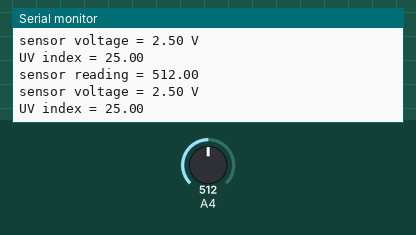
Bench run of a sketch on a simulated Arduino Uno, built with avr-gcc and run on an emulated ATmega328P. Parts: the last lines printed to the serial monitor. The inputs (shaded band) are chosen by the test bench; at power-on: A4 = 512.

Above: at 1.8 s.
1.9 s: A4 set to 716
At 2.8 s:
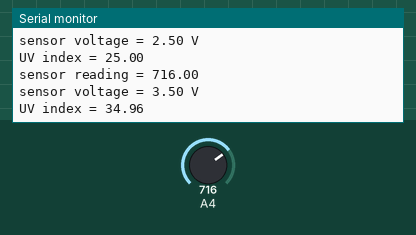
3.4 s: A4 set to 900
At 4.8 s:
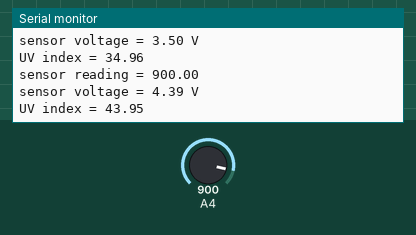
Timing chart, 0 to 6.4 s (numbered marks = the images above; inputs shaded):
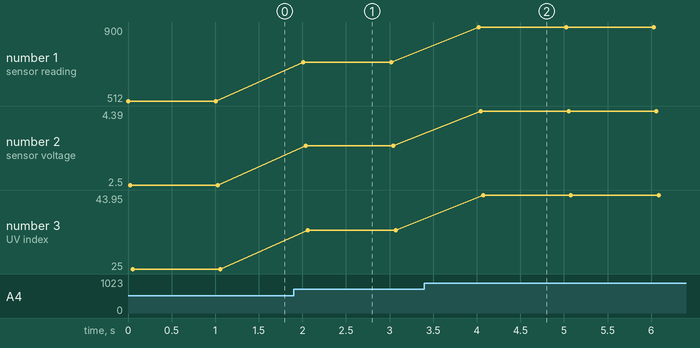

The sketch:

Luz_ultravioleta.ino
```cpp
void setup(void)
{
  Serial.begin(9600);
}

void loop(void)
{

  float sensorVoltage;
  float sensorValue;
  float uVindex;

  sensorValue = analogRead(A4);
  sensorVoltage = sensorValue/1024*5;
  uVindex = sensorVoltage/0.1;
  Serial.print("sensor reading = ");
  Serial.print(sensorValue);
  Serial.println("");
  Serial.print("sensor voltage = ");
  Serial.print(sensorVoltage);
  Serial.println(" V");
  Serial.print("UV index = ");
  Serial.println(uVindex);
  Serial.println();
  delay(1000);
}
```

Measured:
- after the input at 1.9 s, the serial monitor: prints a new line after 0.11 s (image 1)
- after the input at 3.4 s, the serial monitor: prints a new line after 0.62 s (image 2)
- plotted number 1: 512 → 716 after the input at 1.9 s, 716 → 900 after the input at 3.4 s
- plotted number 2: 2.5 → 3.5 after the input at 1.9 s, 3.5 → 4.39 after the input at 3.4 s
- plotted number 3: 25 → 34.96 after the input at 1.9 s, 34.96 → 43.95 after the input at 3.4 s
